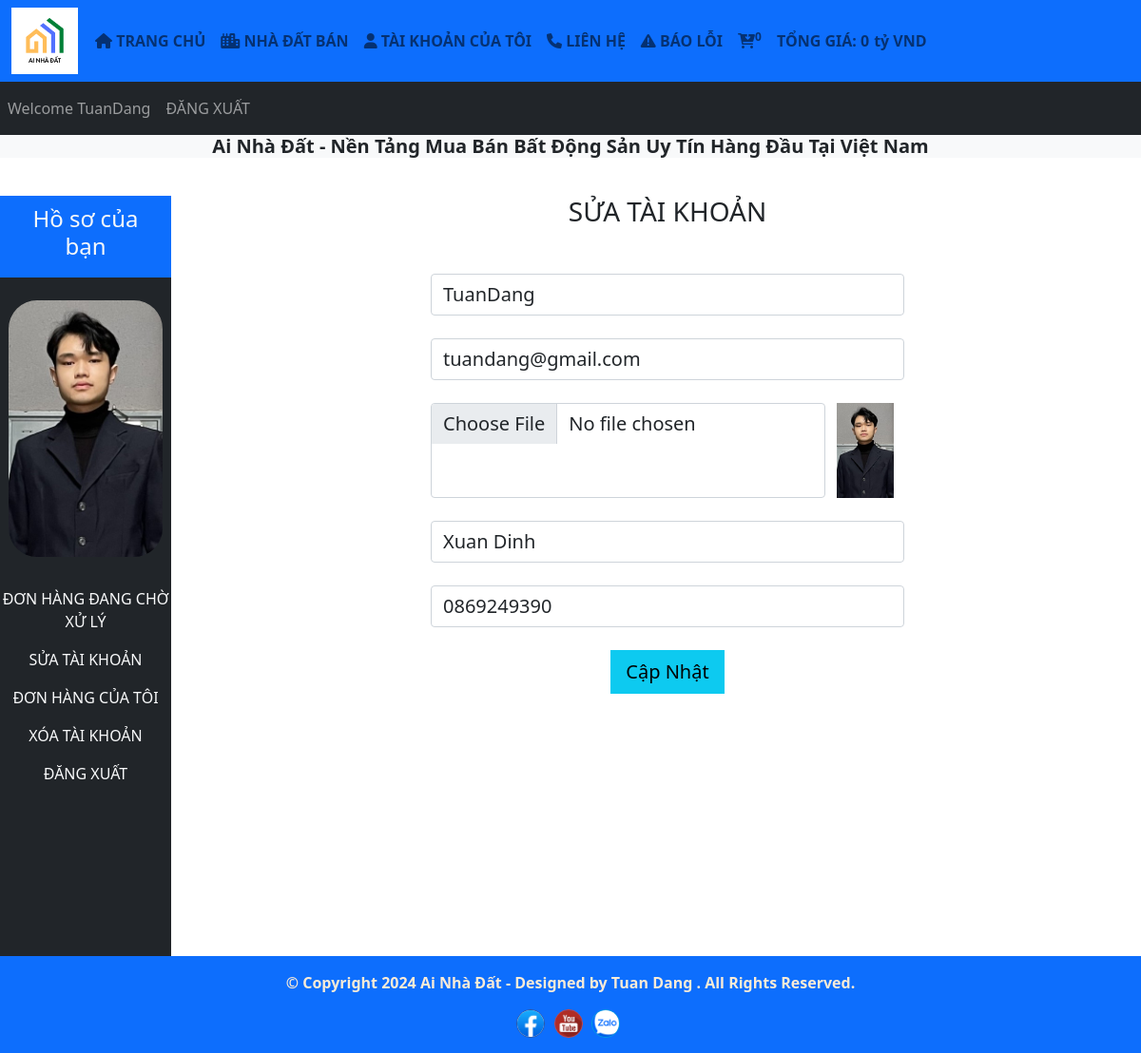
/users_area/profile.php?edit_account (signed in), run on the app's committed database.
### tables this page shows
CREATE TABLE `user_table` (
  `user_id` int(11) NOT NULL,
  `username` varchar(100) NOT NULL,
  `user_email` varchar(100) NOT NULL,
  `user_password` varchar(255) NOT NULL,
  `user_image` varchar(255) NOT NULL,
  `user_ip` varchar(100) NOT NULL,
  `user_address` varchar(255) NOT NULL,
  `user_mobile` varchar(20) NOT NULL,
  `token` varchar(255) NOT NULL
);

### users_area/edit_account.php (the view, shortened to what this page needs)
<?php
if(isset($_GET['edit_account'])){
    $user_session_name=$_SESSION['username'];
    $select_query=
        "
            Select *
            from `user_table`
            where username='$user_session_name'
        ";
    $result_query=mysqli_query($connection,$select_query);
    $row_fetch=mysqli_fetch_assoc($result_query);
    $username=$row_fetch['username'];
    $user_email=$row_fetch['user_email'];
    $user_address=$row_fetch['user_address'];
    $user_mobile=$row_fetch['user_mobile'];
}
?>
<!DOCTYPE html>
<html lang="en">
<head>
</head>
<body>
    <h3 class="mb-5">SỬA TÀI KHOẢN</h3>
    <form action="" method="post" enctype="multipart/form-data">
        <div class="form-outline mb-4">
            <input style="font-size: 20px;" type="text" class="form-control w-50 m-auto" value="<?php echo $username ?>" name="user_username">
        </div>
        <div class="form-outline mb-4">
            <input style="font-size: 20px;" type="email" class="form-control w-50 m-auto" value="<?php echo $user_email ?>" name="user_email">
        </div>
        <div class="form-outline mb-4 d-flex w-50 m-auto">
            <input style="font-size: 20px;" type="file" class="form-control" name="user_image">
            <img style="border-radius: 5px;" src="./user_images/<?php echo $user_image ?>" alt="" class="edit_img">
        </div>
        <div class="form-outline mb-4">
            <input style="font-size: 20px;" type="text" class="form-control w-50 m-auto" value="<?php echo $user_address ?>" name="user_address">
        </div>
        <div class="form-outline mb-4">
            <input style="font-size: 20px;" type="text" class="form-control w-50 m-auto" value="<?php echo $user_mobile ?>" name="user_mobile">
        </div>
        <input style="font-size: 20px;" type="submit" value="Cập Nhật" class="bg-info py-2 px-3 border-0" name="user_update">
    </form>
</body>
</html>

### users_area/profile.php (shortened to what this page needs)
<?php
include('../includes/connect.php');
?>
<!DOCTYPE html>
<html lang="en">
<head>
    <link href="https://cdn.jsdelivr.net/npm/bootstrap@5.1.3/dist/css/bootstrap.min.css"
    rel="stylesheet"
>
    <link rel="stylesheet" href="https://cdnjs.cloudflare.com/ajax/libs/font-awesome/6.0.0/css/all.min.css"
 />
    <link rel="stylesheet" href="../style.css">
</head>
<body>
    <div class="container-fluid p-0">
        <nav class="navbar navbar-expand-lg navbar-light bg-primary">
  <div class="container-fluid">
    <a class="logo-link" href="../index.php">
        <img src="../images/logo.png" alt="" class="logo">
      </a>
    <div class="collapse navbar-collapse" id="navbarSupportedContent">
      <ul class="navbar-nav me-auto mb-2 mb-lg-0" style="font-weight: 600;">
        <li class="nav-item">
          <a class="nav-link" aria-current="page" href="../index.php"><i class="fa-solid fa-house"></i> TRANG CHỦ</a>
        </li>
        <li class="nav-item">
          <a class="nav-link" href="../display_all.php"><i class="fa-solid fa-city"></i> NHÀ ĐẤT BÁN</a>
        </li>
        <li class="nav-item">
          <a class="nav-link" href="profile.php"><i class="fa-solid fa-user"></i> TÀI KHOẢN CỦA TÔI</a>
        </li>
        <li class="nav-item">
          <a class="nav-link" href="#"><i class="fa-solid fa-phone"></i> LIÊN HỆ</a>
        </li>
        <li class="nav-item">
          <a class="nav-link" href="../error.php"><i class="fa-solid fa-triangle-exclamation"></i> BÁO LỖI</a>
        </li>
        <li class="nav-item">
          <a class="nav-link" href="../cart.php"><i class="fa-solid fa-cart-arrow-down"></i><sup><?php cart_item(); ?></sup></a>
        </li>
        <li class="nav-item-total">
          <a class="nav-link" href="#">TỔNG GIÁ: <?php total_cart_price(); ?><span style="margin-left: 5px;">tỷ VND</span></a>
        </li>
      </ul>
    </div>
  </div>
</nav>
<nav class="navbar navbar-expand-lg navbar-dark bg-dark">
    <ul class="navbar-nav me-auto">
<?php
if(!isset($_SESSION['username'])){
  echo  "<li class='nav-item'>
          <a class='nav-link' href='#'>WELCOME GUEST</a>
        </li>";
} else{
  echo  "<li class='nav-item'>
          <a class='nav-link' href='#'>Welcome ".$_SESSION['username']."</a>
        </li>";
}
if(!isset($_SESSION['username'])){
  echo  "<li class='nav-item'>
          <a class='nav-link' href='./users_area/user_login.php'>ĐĂNG NHẬP</a>
        </li>";
} else{
  echo  "<li class='nav-item'>
          <a class='nav-link' href='logout.php'>ĐĂNG XUẤT</a>
        </li>";
}
?>
    </ul>
</nav>
<div class="bg-light">
    <h5 class="text-center" style="font-weight: 700; margin-bottom: 40px">Ai Nhà Đất - Nền Tảng Mua Bán Bất Động Sản Uy Tín Hàng Đầu Tại Việt Nam</h5>
</div>
<div class="row">
    <div class="col-md-2">
        <ul class="navbar-nav bg-dark text-center" style="height:100vh;">
            <li class="nav-item bg-primary">
                <a style="padding: 10px 10px;" class="nav-link text-light" href="#"><h4>Hồ sơ của bạn</h4></a>
            </li>
<?php
$username=$_SESSION['username'];
$user_image=
  "
    Select *
    from `user_table`
    where username='$username'
  ";
$result_image=mysqli_query($connection,$user_image);
$row_image=mysqli_fetch_array($result_image);
$user_image=$row_image['user_image'];
echo "  <li class='nav-item-ava'>
            <img style='border-radius: 30px;' src='./user_images/$user_image' class='profile_img my-4' alt=''>
        </li>"
?>
            <li class="nav-item">
                <a class="nav-link text-light" href="profile.php">ĐƠN HÀNG ĐANG CHỜ XỬ LÝ</a>
            </li>
            <li class="nav-item">
                <a class="nav-link text-light" href="profile.php?edit_account">SỬA TÀI KHOẢN</a>
            </li>
            <li class="nav-item">
                <a class="nav-link text-light" href="profile.php?my_orders">ĐƠN HÀNG CỦA TÔI</a>
            </li>
            <li class="nav-item">
                <a class="nav-link text-light" href="profile.php?delete_account">XÓA TÀI KHOẢN</a>
            </li>
            <li class="nav-item">
                <a class="nav-link text-light" href="logout.php">ĐĂNG XUẤT</a>
            </li>
        </ul>
    </div>
    <div class="col-md-10 text-center">
<?php
if(isset($_GET['edit_account'])){
    include('edit_account.php');
}
?>
    </div>
</div>
<div class="bg-primary p-3 text-center" style="color:antiquewhite; font-weight:700;">
    <p>© Copyright 2024 Ai Nhà Đất - Designed by Tuan Dang . All Rights Reserved.</p>
    <div style="margin-top: 12px;" class="re__right-fix">
        <a target="_blank" style="display: inline-block; margin-right: 5px;" href="https://www.facebook.com/ainhadat.vn">
        <img style="border: 1px solid #32599d; border-radius: 50%;" src="../images/facebook.jpg" width="30">
        </a>
        <a target="_blank" style="display: inline-block; margin-right: 5px;" href="https://youtube.com/@AinhadatVN">
        <img style="border: 1px solid #df3f31; border-radius: 50%;" src="../images/youtube.jpg" width="30">
        </a>
        <a target="_blank" style="display: inline-block; margin-right: 5px;" href="https://zalo.me/0362316021">
        <img style="border: 1px solid #00a1dc; border-radius: 50%;" src="../images/zalo.jpg" width="30">
        </a>
    </div>
</div>
</div>
</body>
</html>

### style.css (style rules this page uses)
* { margin: 0; padding: 0; box-sizing: border-box; }
.logo { width: 4%; height: 4%; }

### users_area/profile.php (style rules this page uses)
body { overflow-x: hidden; }
.profile_img { width: 90%; margin: auto; display: block; object-fit: contain; }
.edit_img { width: 100px; height: 100px; object-fit: contain; }
.logo-link img { text-decoration: none; height: 70px; width: 70px; margin-right: 10px; }

### data on the page
user_table: user_image (picture), user_username "TuanDang", user_email "tuandang@gmail.com", user_address "Xuan Dinh", user_mobile "0869249390"

### other printed values
$count_cart_items "0"
$total_price "0"
$_SESSION['username'] "TuanDang"
